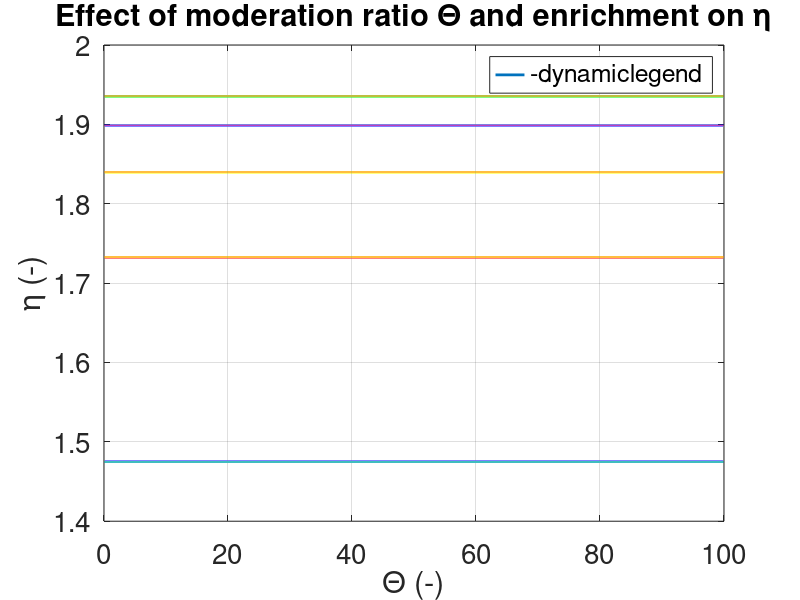
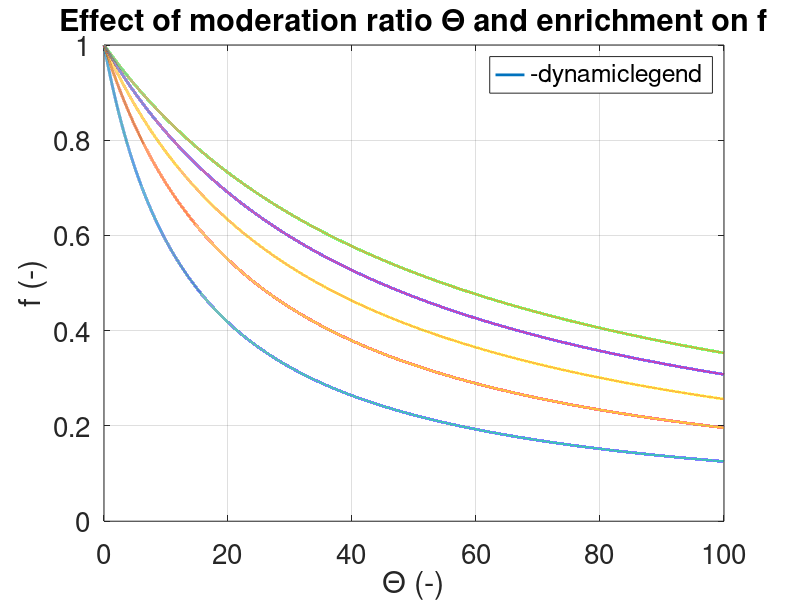
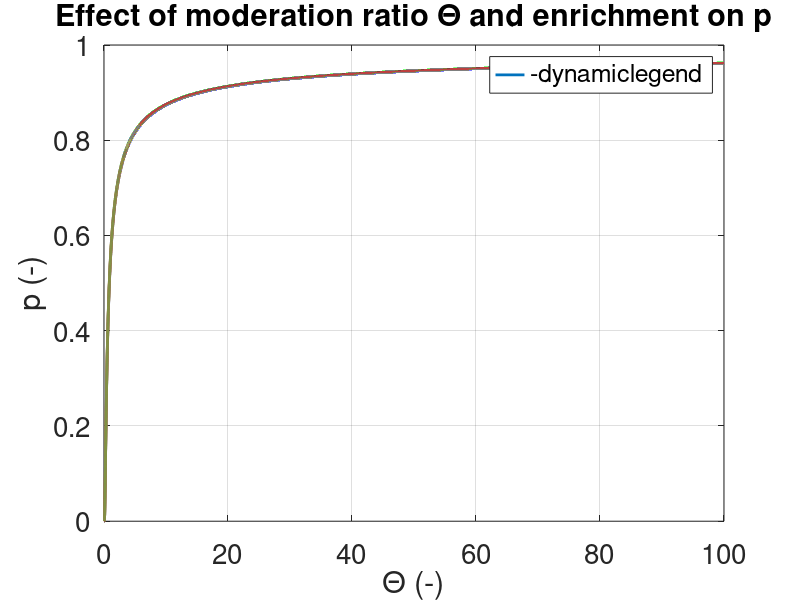
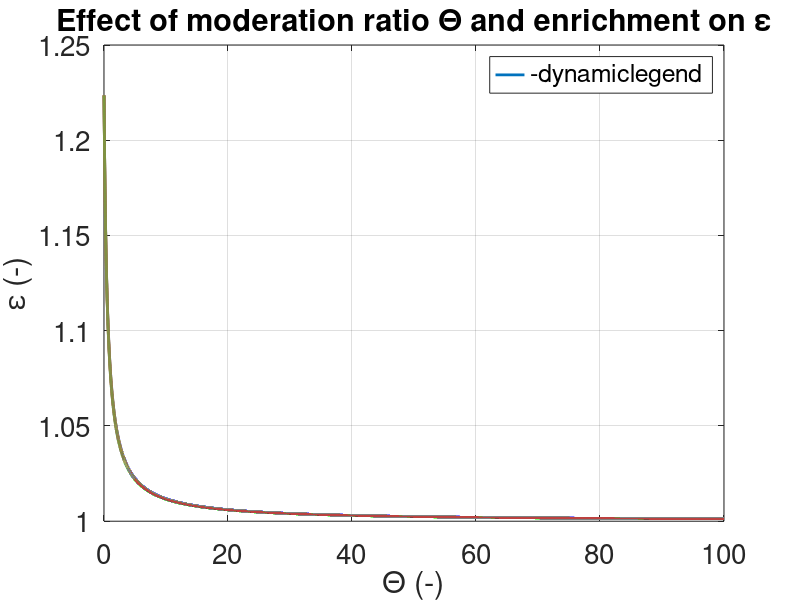

Recreate these plots in MATLAB, in order. (Note: this script raises an error after producing the figures.)
clear; close all; clc
set(groot,'defaultlinelinewidth',2)
set(groot,'defaultaxesfontsize', 20)

% Vair Piova Andrea, June 2024
% Design of a homogeneous reactor for the production of radionuclides for 
% medical purposes, initial evaluation, absence of neutron poison.

%% Data
% Reactor data
pow=50e3;   % (W)
T_core=60+273.15; % (K)
diam=1e2;   % (cm)
height=diam;    % (cm)

% Geometrical calculations
vol=pi*(diam^2)/4*height;    % (cm^3)
pow_dens=pow/vol;      % (kW/l)

% Constants
T_0=20+273.15;  % (K)
nu=2.45; % average number of neutrons produced from U235 fission (-)
N_av=6.022e23;    % Avogadro's number (#atoms/mol)

% Water properties (@ 60°C)
MM_water=2*1.00794+15.9994;    % molar mass (g/mol)
rho_m=0.9832;   % density (g/cm^3)
lethargy_mod=0.920; % moderator lethargy, water (-), table 3.1 Lamarsh

% Westcott's corrective factors, from Janis
g_f_U235=0.97963;
g_c_U235=0.99246;
g_f_U238=1.00152;
g_c_U238=1.00193;
g_f_Pu239=1.01667;
g_c_Pu239=1.01673;
g_c_O=1.00042;
g_c_N=1.00017;
g_c_H=1.00034;
g_c_Gd157=0.85333;

% various cross sections @ E0 = 0.0253 eV
% cross section U235
sigE0_f_235=586.7371;  % (barn)
sigE0_c_235=99.39421;   % (barn)
sigE0_abs_235=sigE0_f_235+sigE0_c_235;  % (barn)
sigE0_tot_235=698.218;  % (barn)
% cross section U238
sigE0_f_238=1.85134e-5; % (barn)
sigE0_c_238=2.683199;   % (barn)
sigE0_abs_238=sigE0_c_238+sigE0_f_238;   % (barn)
sigE0_tot_238=11.9229;   % (barn)
% cross section Pu239
sigE0_f_239=747.353;    % (barn)
sigE0_c_239=270.124;    % (barn)
sigE0_abs_239=sigE0_f_239+sigE0_c_239;  % (barn)
% cross section N
sigE0_abs_N=0.075014;    % (barn)
sigE0_tot_N=12.171;    % (barn)
% cross section O
sigE0_abs_O=1.69912e-4; % (barn)
sigE0_tot_O=3.9137; % (barn)
% cross section H
sigE0_abs_H=0.3327;    % (barn)
sigE0_tot_H=30.4139;    % (barn)
% cross section Gd157
sigE0_abs_Gd157=252912; % (barn)

% scattering cross section @ 1 eV (in the epithermal zone)
sigma_s_235=12.6; % (barn)
sigma_s_238=9.1;  % (barn)
sigma_s_O=3.8; % (barn)
sigma_s_N=9.9;   % (barn)
sigma_s_H=20.7;    % (barn)

sigma_s_mod=sigma_s_H*2+sigma_s_O;  % (barn)

% Temperature correction for temperature-dependent cross sections
% => Hp: flux follows a Gaussian distribution
% Average sigma for fission
sigma_f_235=sqrt(pi)/2*(T_0/T_core)^(1/2)*sigE0_f_235*g_f_U235; % (barn)
sigma_f_239=sqrt(pi)/2*(T_0/T_core)^(1/2)*sigE0_f_239*g_f_Pu239;    % (barn)
sigma_f_238=sqrt(pi)/2*(T_0/T_core)^(1/2)*sigE0_f_238*g_f_U238;    % (barn)
% Average sigma for capture
sigma_c_235=sqrt(pi)/2*(T_0/T_core)^(1/2)*sigE0_c_235*g_c_U235; % (barn)
sigma_c_239=sqrt(pi)/2*(T_0/T_core)^(1/2)*sigE0_c_239*g_c_Pu239; % (barn)
sigma_c_238=sqrt(pi)/2*(T_0/T_core)^(1/2)*sigE0_c_238*g_c_U238; % (barn)
% Average sigma for absorption (fission + capture)
sigma_abs_235=sigma_c_235+sigma_f_235; % (barn)
sigma_abs_239=sigma_c_239+sigma_f_239; % (barn)
sigma_abs_238=sigma_c_238+sigma_f_238; % (barn)
sigma_abs_N=sqrt(pi)/2*(T_0/T_core)^(1/2)*sigE0_abs_N*g_c_N;    % (barn)
sigma_abs_O=sqrt(pi)/2*(T_0/T_core)^(1/2)*sigE0_abs_O*g_c_O;    % (barn)
sigma_abs_H=sqrt(pi)/2*(T_0/T_core)^(1/2)*sigE0_abs_H*g_c_H;    % (barn)
sigma_abs_Gd157=sqrt(pi)/2*(T_0/T_core)^(1/2)*sigE0_abs_Gd157*g_c_Gd157;    % (barn)

sigma_abs_mod=sigma_abs_H*2+sigma_abs_O;    % (barn)

% Variable moderation ratio and enrichment vectors
mod_ratio_var=linspace(0.005,100,1e5);
enr_var=linspace(1,5,5)/100;

% Vector pre-allocation
k_inf=zeros(size(mod_ratio_var));
k_eff=zeros(size(mod_ratio_var));
eta=zeros(size(mod_ratio_var));
f=zeros(size(mod_ratio_var));
p=zeros(size(mod_ratio_var));
epsilon=zeros(size(mod_ratio_var));
P_nl=zeros(size(mod_ratio_var));

%% Double for loop
for jj=1:length(enr_var)
    enr=enr_var(jj);

    for ii=1:length(mod_ratio_var)
        mod_ratio=mod_ratio_var(ii);

        MM_uranyl=235*enr+238*(1-enr)+8*15.9994+2*14.0067;    % Uranyl nitrate: UO2(NO3)2 (g/mol)
        Nm=rho_m*N_av/MM_water; % (#molecules/cm^3)
        Nf=Nm/mod_ratio; % (#molecules/cm^3)
    
        % 4 factors evaluation
        % eta => reproduction factor (-)      
        sigma_abs_fuel=sigma_abs_235*enr+sigma_abs_238*(1-enr)+sigma_abs_O*8+sigma_abs_N*2;
        eta(ii)=(nu*sigma_f_235*enr)/sigma_abs_fuel;
        
        % f => thermal utilization factor (-)
        f(ii)=sigma_abs_fuel/(sigma_abs_fuel+sigma_abs_mod*mod_ratio);
        
        % p => resonance escape probability (-)
        Na=Nf*(1-enr);  % resonance absorber density, U238 (#atoms/cm^3)
        sigma_p=(sigma_s_235*Nf*enr+sigma_s_238*Nf*(1-enr)+8*sigma_s_O*Nf+2*sigma_s_N*Nf+2*sigma_s_H*Nm+sigma_s_O*Nm);    % (barn*#molecules/cm^3)
        I=2.73*(sigma_p/Na)^0.486; % resonance integral, typical a,c constants for U238 (barn)
        lethargy_fuel=1-((MM_uranyl-1)^2/(2*MM_uranyl))*log((MM_uranyl+1)/(MM_uranyl-1));   % (-)

        sigma_s_fuel=sigma_s_235*enr+sigma_s_238*(1-enr)+8*sigma_s_O+2*sigma_s_N; % (barn)
        lethargy=(lethargy_mod*sigma_s_mod*mod_ratio+lethargy_fuel*sigma_s_fuel)/(sigma_s_mod*mod_ratio+sigma_s_fuel);    % (-)
        p(ii)=exp(-(Na*I)/(lethargy*sigma_p));
        
        % epsilon => fast fission factor (-)
        epsilon(ii)=(1+0.690*(1-enr)*(1/mod_ratio))/(1+0.563*(1-enr)*(1/mod_ratio));
    
        % Get k_inf (-)
        k_inf(ii)=eta(ii)*f(ii)*p(ii)*epsilon(ii);

        % Calculate P_nl to find k_eff
        tau_th=26;  % Fermi neutron age (cm^2), taken from Lamarsh Table 3.1
        Lm=2.85;   % Diffusion length of the moderator only (cm)
        j0=2.40483; % First root of the Bessel function
        B_2=(pi/height)^2+(j0/(diam/2))^2; % Geometric buckling (1/cm^2)
        L_2=Lm^2*(1-f(ii)); % Approximation (cm^2)
        P_nl(ii)=(1/(1+L_2*B_2))*exp(-B_2*tau_th);
        k_eff(ii)=k_inf(ii)*P_nl(ii);
    end
    
    %% Plots
    % Plot of the 4 factors
    figure(1)
    plot(mod_ratio_var,eta,'displayname',['enr=',num2str(enr*100),'%'])
    title('Effect of moderation ratio \Theta and enrichment on \eta')
    xlabel('\Theta (-)')
    ylabel('\eta (-)')
    legend('-dynamiclegend')
    grid on
    hold on

    figure(2)
    plot(mod_ratio_var,f,'displayname',['enr=',num2str(enr*100),'%'])
    title('Effect of moderation ratio \Theta and enrichment on f')
    xlabel('\Theta (-)')
    ylabel('f (-)')
    legend('-dynamiclegend')
    ylim([0 1])
    grid on
    hold on

    figure(3)
    plot(mod_ratio_var,p,'displayname',['enr=',num2str(enr*100),'%'])
    title('Effect of moderation ratio \Theta and enrichment on p')
    xlabel('\Theta (-)')
    ylabel('p (-)')
    legend('-dynamiclegend')
    grid on
    hold on

    figure(4)
    plot(mod_ratio_var,epsilon,'displayname',['enr=',num2str(enr*100),'%'])
    title('Effect of moderation ratio \Theta and enrichment on \epsilon')
    xlabel('\Theta (-)')
    ylabel('\epsilon (-)')
    legend('-dynamiclegend')
    grid on
    hold on

    % Plot k_inf and k_eff as a function of moderation ratio and enrichment
    figure(5)
    plot(mod_ratio_var,k_inf,'displayname',['enr=',num2str(enr*100),'%'])
    title('Infinite multiplication factor as a function of the enrichment and the moderation ratio')
    xlabel('\Theta (-)')
    ylabel('k_{\infty} (-)')
    legend('-dynamiclegend')
    grid on
    box on
    hold on
    
    figure(6)
    plot(mod_ratio_var,k_eff,'--','displayname',['enr=',num2str(enr*100),'%'])
    title('Effective multiplication factor as a function of the enrichment and the moderation ratio')
    xlabel('\Theta (-)')
    ylabel('k_{eff} (-)')
    legend('-dynamiclegend')
    grid on
    box on
    hold on

end

%% Post Processing
figure(6)
yline(1.03,'LineWidth',1.5,'displayname','initial k_{eff}')
